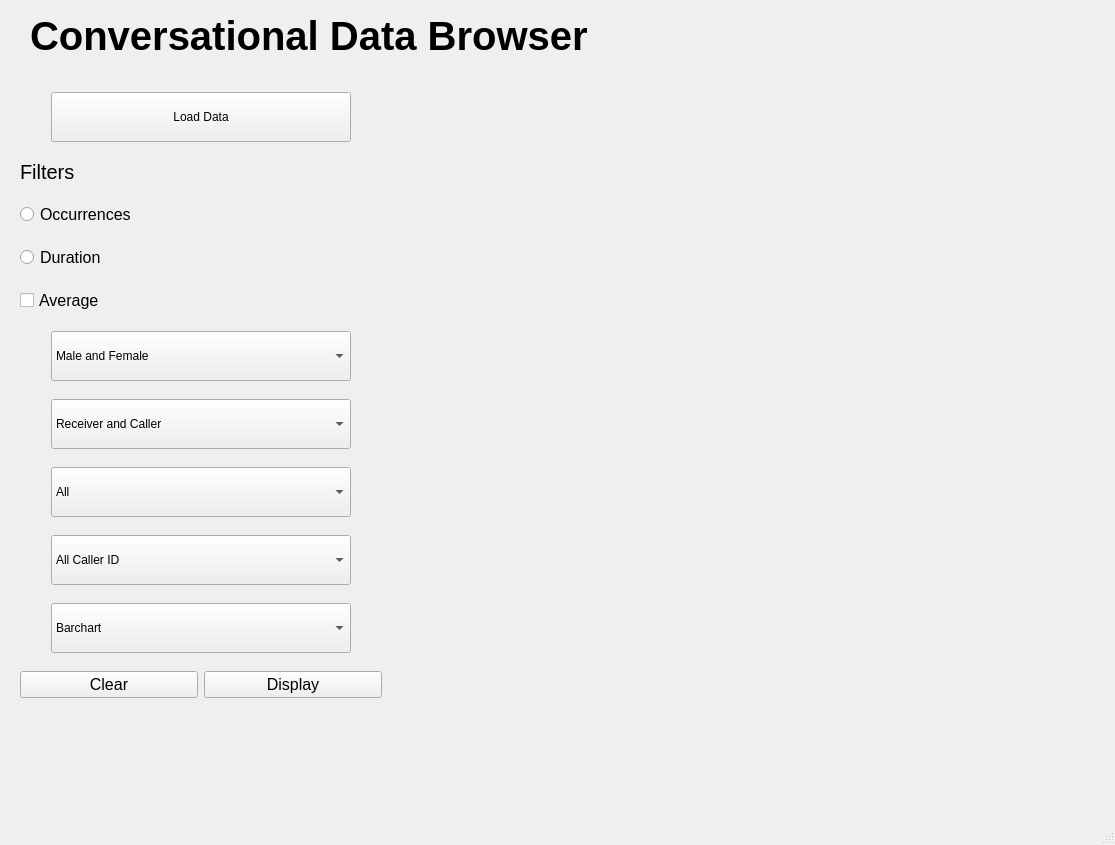
<?xml version="1.0" encoding="UTF-8"?>
<ui version="4.0">
 <class>MainWindow</class>
 <widget class="QMainWindow" name="MainWindow">
  <property name="geometry">
   <rect>
    <x>0</x>
    <y>0</y>
    <width>1115</width>
    <height>845</height>
   </rect>
  </property>
  <property name="windowTitle">
   <string>MainWindow</string>
  </property>
  <widget class="QWidget" name="centralwidget">
   <widget class="QLabel" name="label">
    <property name="geometry">
     <rect>
      <x>30</x>
      <y>10</y>
      <width>601</width>
      <height>51</height>
     </rect>
    </property>
    <property name="font">
     <font>
      <pointsize>30</pointsize>
      <weight>75</weight>
      <bold>true</bold>
     </font>
    </property>
    <property name="text">
     <string>Conversational Data Browser</string>
    </property>
   </widget>
   <widget class="QWidget" name="gridLayoutWidget">
    <property name="geometry">
     <rect>
      <x>20</x>
      <y>80</y>
      <width>362</width>
      <height>641</height>
     </rect>
    </property>
    <layout class="QGridLayout" name="gridLayout">
     <property name="topMargin">
      <number>0</number>
     </property>
     <property name="bottomMargin">
      <number>0</number>
     </property>
     <item row="8" column="1" colspan="2" alignment="Qt::AlignHCenter">
      <widget class="QComboBox" name="callerDropdown">
       <property name="sizePolicy">
        <sizepolicy hsizetype="Fixed" vsizetype="Fixed">
         <horstretch>0</horstretch>
         <verstretch>0</verstretch>
        </sizepolicy>
       </property>
       <property name="minimumSize">
        <size>
         <width>300</width>
         <height>50</height>
        </size>
       </property>
       <item>
        <property name="text">
         <string>All Caller ID</string>
        </property>
       </item>
      </widget>
     </item>
     <item row="7" column="1" colspan="2" alignment="Qt::AlignHCenter">
      <widget class="QComboBox" name="cueDropdown">
       <property name="sizePolicy">
        <sizepolicy hsizetype="Fixed" vsizetype="Fixed">
         <horstretch>0</horstretch>
         <verstretch>0</verstretch>
        </sizepolicy>
       </property>
       <property name="minimumSize">
        <size>
         <width>300</width>
         <height>50</height>
        </size>
       </property>
       <item>
        <property name="text">
         <string>All</string>
        </property>
       </item>
       <item>
        <property name="text">
         <string>Silence</string>
        </property>
       </item>
       <item>
        <property name="text">
         <string>Laughter</string>
        </property>
       </item>
       <item>
        <property name="text">
         <string>Filler</string>
        </property>
       </item>
       <item>
        <property name="text">
         <string>Backchat</string>
        </property>
       </item>
      </widget>
     </item>
     <item row="0" column="1" colspan="2" alignment="Qt::AlignHCenter">
      <widget class="QPushButton" name="loadDataBtn">
       <property name="sizePolicy">
        <sizepolicy hsizetype="Fixed" vsizetype="Fixed">
         <horstretch>0</horstretch>
         <verstretch>0</verstretch>
        </sizepolicy>
       </property>
       <property name="minimumSize">
        <size>
         <width>300</width>
         <height>50</height>
        </size>
       </property>
       <property name="text">
        <string>Load Data</string>
       </property>
      </widget>
     </item>
     <item row="5" column="1" colspan="2" alignment="Qt::AlignHCenter">
      <widget class="QComboBox" name="genderDropdown">
       <property name="sizePolicy">
        <sizepolicy hsizetype="Fixed" vsizetype="Fixed">
         <horstretch>0</horstretch>
         <verstretch>0</verstretch>
        </sizepolicy>
       </property>
       <property name="minimumSize">
        <size>
         <width>300</width>
         <height>50</height>
        </size>
       </property>
       <item>
        <property name="text">
         <string>Male and Female</string>
        </property>
       </item>
       <item>
        <property name="text">
         <string>Male</string>
        </property>
       </item>
       <item>
        <property name="text">
         <string>Female</string>
        </property>
       </item>
      </widget>
     </item>
     <item row="9" column="1" colspan="2" alignment="Qt::AlignHCenter">
      <widget class="QComboBox" name="chartDropdown">
       <property name="sizePolicy">
        <sizepolicy hsizetype="Fixed" vsizetype="Fixed">
         <horstretch>0</horstretch>
         <verstretch>0</verstretch>
        </sizepolicy>
       </property>
       <property name="minimumSize">
        <size>
         <width>300</width>
         <height>50</height>
        </size>
       </property>
       <item>
        <property name="text">
         <string>Barchart</string>
        </property>
       </item>
       <item>
        <property name="text">
         <string>Histogram</string>
        </property>
       </item>
      </widget>
     </item>
     <item row="10" column="1">
      <widget class="QPushButton" name="clearBtn">
       <property name="font">
        <font>
         <pointsize>12</pointsize>
        </font>
       </property>
       <property name="text">
        <string>Clear</string>
       </property>
      </widget>
     </item>
     <item row="4" column="1" colspan="2">
      <widget class="QCheckBox" name="averageCheckbox">
       <property name="font">
        <font>
         <pointsize>12</pointsize>
        </font>
       </property>
       <property name="text">
        <string>Average</string>
       </property>
      </widget>
     </item>
     <item row="10" column="2">
      <widget class="QPushButton" name="displayBtn">
       <property name="font">
        <font>
         <pointsize>12</pointsize>
        </font>
       </property>
       <property name="text">
        <string>Display</string>
       </property>
      </widget>
     </item>
     <item row="6" column="1" colspan="2" alignment="Qt::AlignHCenter">
      <widget class="QComboBox" name="roleDropdown">
       <property name="sizePolicy">
        <sizepolicy hsizetype="Fixed" vsizetype="Fixed">
         <horstretch>0</horstretch>
         <verstretch>0</verstretch>
        </sizepolicy>
       </property>
       <property name="minimumSize">
        <size>
         <width>300</width>
         <height>50</height>
        </size>
       </property>
       <item>
        <property name="text">
         <string>Receiver and Caller</string>
        </property>
       </item>
       <item>
        <property name="text">
         <string>Receiver</string>
        </property>
       </item>
       <item>
        <property name="text">
         <string>Caller</string>
        </property>
       </item>
      </widget>
     </item>
     <item row="1" column="1" colspan="2">
      <widget class="QLabel" name="label_2">
       <property name="sizePolicy">
        <sizepolicy hsizetype="Preferred" vsizetype="Fixed">
         <horstretch>0</horstretch>
         <verstretch>0</verstretch>
        </sizepolicy>
       </property>
       <property name="font">
        <font>
         <pointsize>15</pointsize>
        </font>
       </property>
       <property name="text">
        <string>Filters</string>
       </property>
      </widget>
     </item>
     <item row="3" column="1" colspan="2">
      <widget class="QRadioButton" name="durationRadioBtn">
       <property name="font">
        <font>
         <pointsize>12</pointsize>
        </font>
       </property>
       <property name="text">
        <string>Duration</string>
       </property>
       <attribute name="buttonGroup">
        <string notr="true">buttonGroup</string>
       </attribute>
      </widget>
     </item>
     <item row="2" column="1" colspan="2">
      <widget class="QRadioButton" name="occurrencesRadioBtn">
       <property name="font">
        <font>
         <pointsize>12</pointsize>
        </font>
       </property>
       <property name="text">
        <string>Occurrences</string>
       </property>
       <attribute name="buttonGroup">
        <string notr="true">buttonGroup</string>
       </attribute>
      </widget>
     </item>
    </layout>
   </widget>
   <widget class="QWidget" name="mplwindow" native="true">
    <property name="geometry">
     <rect>
      <x>440</x>
      <y>80</y>
      <width>641</width>
      <height>641</height>
     </rect>
    </property>
    <property name="sizePolicy">
     <sizepolicy hsizetype="Expanding" vsizetype="Preferred">
      <horstretch>0</horstretch>
      <verstretch>0</verstretch>
     </sizepolicy>
    </property>
    <property name="minimumSize">
     <size>
      <width>0</width>
      <height>0</height>
     </size>
    </property>
    <layout class="QVBoxLayout" name="mplvl"/>
   </widget>
  </widget>
  <widget class="QStatusBar" name="statusbar"/>
 </widget>
 <resources/>
 <connections>
  <connection>
   <sender>loadDataBtn</sender>
   <signal>clicked()</signal>
   <receiver>MainWindow</receiver>
   <slot>browseSlot()</slot>
   <hints>
    <hint type="sourcelabel">
     <x>237</x>
     <y>106</y>
    </hint>
    <hint type="destinationlabel">
     <x>8</x>
     <y>93</y>
    </hint>
   </hints>
  </connection>
  <connection>
   <sender>clearBtn</sender>
   <signal>clicked()</signal>
   <receiver>MainWindow</receiver>
   <slot>clearGraphSlot()</slot>
   <hints>
    <hint type="sourcelabel">
     <x>143</x>
     <y>698</y>
    </hint>
    <hint type="destinationlabel">
     <x>151</x>
     <y>754</y>
    </hint>
   </hints>
  </connection>
  <connection>
   <sender>displayBtn</sender>
   <signal>clicked()</signal>
   <receiver>MainWindow</receiver>
   <slot>displayGraphSlot()</slot>
   <hints>
    <hint type="sourcelabel">
     <x>309</x>
     <y>685</y>
    </hint>
    <hint type="destinationlabel">
     <x>322</x>
     <y>753</y>
    </hint>
   </hints>
  </connection>
 </connections>
 <slots>
  <slot>browseSlot()</slot>
  <slot>clearGraphSlot()</slot>
  <slot>displayGraphSlot()</slot>
 </slots>
 <buttongroups>
  <buttongroup name="buttonGroup"/>
 </buttongroups>
</ui>
